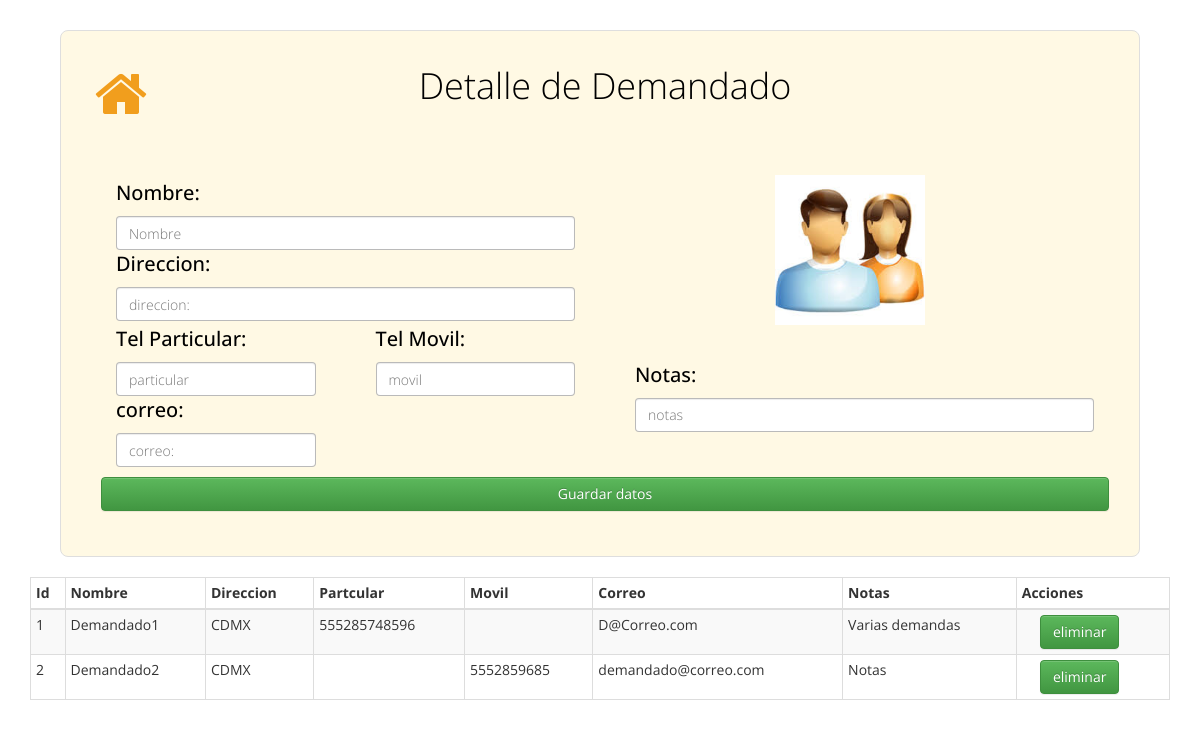
Page /demandado.php on the committed database.
### tables this page shows
CREATE TABLE `demandado` (
  `id` int(10) NOT NULL,
  `Nombre` varchar(50) NOT NULL,
  `direccion` varchar(50) NOT NULL,
  `particular` varchar(12) NOT NULL,
  `movil` varchar(12) NOT NULL,
  `correo` varchar(20) NOT NULL,
  `notas` varchar(50) NOT NULL
);

### demandado.php (the view, shortened to what this page needs)
<?php
include_once 'conexion2.php';
$consulta = "SELECT id, nombre, direccion, particular, movil, correo, notas FROM demandado";
?>
<!DOCTYPE html>
<head>
	<link href="estilos/font-awesome.min.css" rel="stylesheet" type="text/css">
	<link href="estilos/bootstrap.min.css" rel="stylesheet" type="text/css">
	<link href="estilos/bootstrap-theme.min.css" rel="stylesheet" type="text/css">
	<link href="estilos/estilo.css" rel="stylesheet" type="text/css">
</head>
<body class="proyecto-bg-gray">
<form class="form-horizontal proyecto-container proyecto-login-form-22 margin-bottom-30" role="form"  method="post" action="demandado.php">
     <div class="form-group">
		          <div class="col-xs-12">
		            <div class="control-wrapper">
    <a href="juicio.php"> <label for="username" class="control-label fa-label"><i class="fa fa-home" style = "font-size:56px;color:#f19e1d;padding:0px 0px 0px 20px"></i> </label></a>
    <h1><p>Detalle de Demandado</p></h1>
                            <p><br></p>
                                </div>
                   </div>
    </div>
<table width=100%>
    <tr><td>
        <div class="form-group2">
		  <div class="col-xs-12">
		      <div class="control-wrapper">
        <h2>  Nombre: </h2> <input type="text" class="form-control"  placeholder="Nombre" name="nombre">
              </div>
            </div>
        </div>
        <div class="form-group2">
              <div class="col-xs-12">
                  <div class="control-wrapper">
        <h2>  Direccion: </h2> <input type="text" class="form-control"  placeholder="direccion:" name="direccion">
                  </div>
                </div>
            </div>
    </td>
    <td>
        <center>
<img src="img/d.jpg" width="150" st>
</center>
</td>
</tr>
<tr>
<td>
<div class="form-group2">
              <div class="col-xs-6">
                  <div class="control-wrapper">
        <h2>  Tel Particular: </h2> <input type="text" class="form-control"  placeholder="particular" name="particular">
                  </div>
                </div>
            </div>
<div class="form-group2">
          <div class="col-xs-6">
              <div class="control-wrapper">
        <h2>  Tel Movil: </h2> <input type="text" class="form-control"  placeholder="movil" name="movil">
              </div>
            </div>
        </div>
<div class="form-group2">
              <div class="col-xs-6">
                  <div class="control-wrapper">
        <h2>  correo: </h2> <input type="text" class="form-control"  placeholder="correo:" name="correo">
                  </div>
                </div>
            </div>
</td>
<td>
<div class="form-group2">
              <div class="col-xs-12">
                  <div class="control-wrapper">
        <h2>  Notas: </h2> <input type="textarea" class="form-control"  placeholder="notas" name="notas">
                  </div>
                </div>
            </div>
</td>
        </tr>
        </table>
       <p>
		       <div class="form-group">
		          <div class="col-md-12">
		          	<div class="control-wrapper">
      <input type="submit" value="Guardar datos" name="guardar" class="btn btn-success">
    </form>
    <br>
<div class="container">
        <div class="row">
                <div class="col-lg-12">
                    <div class="table-responsive">
                        <table id="tablaPersonas" class="table table-striped table-bordered table-condensed" style="width:100%">
                        <thead class="text-center">
                            <tr>
                                <th>Id</th>
                                <th>Nombre</th>
                                <th>Direccion</th>
                                <th>Partcular</th>
                                <th>Movil</th>
                                <th>Correo</th>
                                <th>Notas</th>
                                <th>Acciones</th>
                            </tr>
                        </thead>
                        <tbody>
                          <?php $resultado = mysqli_query($conexion, $consulta);
                            while($row = mysqli_fetch_assoc($resultado)) { ?>
                            <tr>
                                <td><?php echo $row["id"]; ?></td>
                                <td><?php echo $row["nombre"]; ?></td>
                                <td><?php echo $row["direccion"]; ?></td>
                                <td><?php echo $row["particular"]; ?></td>
                                <td><?php echo $row["movil"]; ?></td>
                                <td><?php echo $row["correo"]; ?></td>
                                <td><?php echo $row["notas"]; ?></td>
                                <td>
<a href ="demandado.php?ide=<?php echo $row["id"]; ?>">  <input type="submit" value="eliminar" name="eliminar" class="btn btn-success"> </a></td>
                            </tr>
                                <?php } mysqli_free_result($resultado);?>
                        </tbody>
                       </table>
                    </div>
                </div>
        </div>
    </div>
</body>
</html>

### estilos/estilo.css (style rules this page uses)
*, body { font-family: 'Open Sans', sans-serif; }
body { margin-bottom: 30px; }
h1 { font-weight: 300; font-size: 36px; line-height: normal; margin: auto; margin-top: 30px; text-align: center; }
h2 { font-weight: 500; font-size: 20px; line-height: normal; margin: auto; margin-bottom: 10px; text-align: left; color: #000; }
.form-horizontal .control-label { padding-top: 0; }
.control-wrapper { position: relative; padding-left: 30px; }
.control-wrapper label.fa-label { position: absolute; left: 4px; top: 6px; }
.proyecto-container { background-color: rgba(255,255,255,0.8); border: 1px solid #dedede; border-radius: 8px; margin: 0 auto; padding: 30px; }
.proyecto-bg-gray { background-color: #fff; }
.fa { font-size: 16px; }
.proyecto-login-form-22 { background-color:#FFF9E4; border-radius: 8px; color: #000; font-weight: 300; max-width: 90%; padding: 0 30px 30px 10px; margin: 30px auto 0 auto; }
.proyecto-login-form-22 h1 { color: #000; margin-bottom: 20px; }
.proyecto-login-form-22 a { color: #DBDBDB; }
.proyecto-login-form-22 .form-control { background-color: #fff; border: 1px solid rgba(0, 0, 0, 0.27); color: #000; }
.proyecto-login-form-22 .control-label { margin-bottom: 10px; }
.proyecto-login-form-22 .btn { width: 100%; }
.proyecto-login-form-22 label { font-weight: 400; }

### rows in the picture
demandado: id "1", Nombre "Demandado1", direccion "CDMX", particular "555285748596", correo "D@Correo.com", notas "Varias demandas"
demandado: id "2", Nombre "Demandado2", direccion "CDMX", movil "5552859685", correo "demandado@correo.com", notas "Notas"
